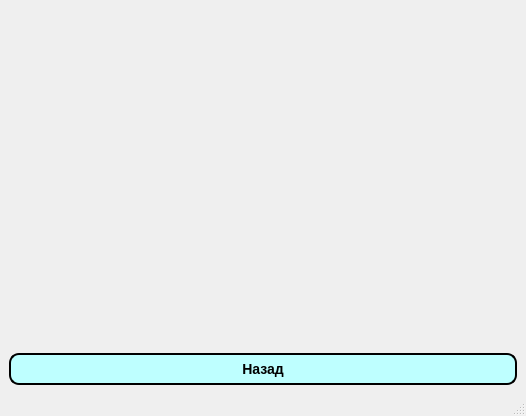
<?xml version="1.0" encoding="UTF-8"?>
<ui version="4.0">
 <class>GraphikSNV</class>
 <widget class="QMainWindow" name="GraphikSNV">
  <property name="geometry">
   <rect>
    <x>0</x>
    <y>0</y>
    <width>526</width>
    <height>416</height>
   </rect>
  </property>
  <property name="windowTitle">
   <string>MainWindow</string>
  </property>
  <widget class="QWidget" name="centralwidget">
   <layout class="QGridLayout" name="gridLayout">
    <item row="0" column="0">
     <widget class="QwtPlot" name="Qwt_widget" native="true"/>
    </item>
    <item row="1" column="0">
     <widget class="QPushButton" name="pushButton">
      <property name="styleSheet">
       <string notr="true">QPushButton{
     background-color: rgb(190, 255, 255);
     border-style: outset;
     border-width: 2px;
     border-radius: 10px;
     border-color: black;
     font: bold 14px;
     min-width: 10em;
     padding: 6px;
 }
 QPushButton:pressed {
     background-color: rgb(0, 255, 238);
     border-style: inset;
 }</string>
      </property>
      <property name="text">
       <string>Назад</string>
      </property>
     </widget>
    </item>
   </layout>
  </widget>
  <widget class="QStatusBar" name="statusbar"/>
 </widget>
 <customwidgets>
  <customwidget>
   <class>QwtPlot</class>
   <extends>QWidget</extends>
   <header>qwt_plot.h</header>
   <container>1</container>
  </customwidget>
 </customwidgets>
 <resources/>
 <connections/>
</ui>
